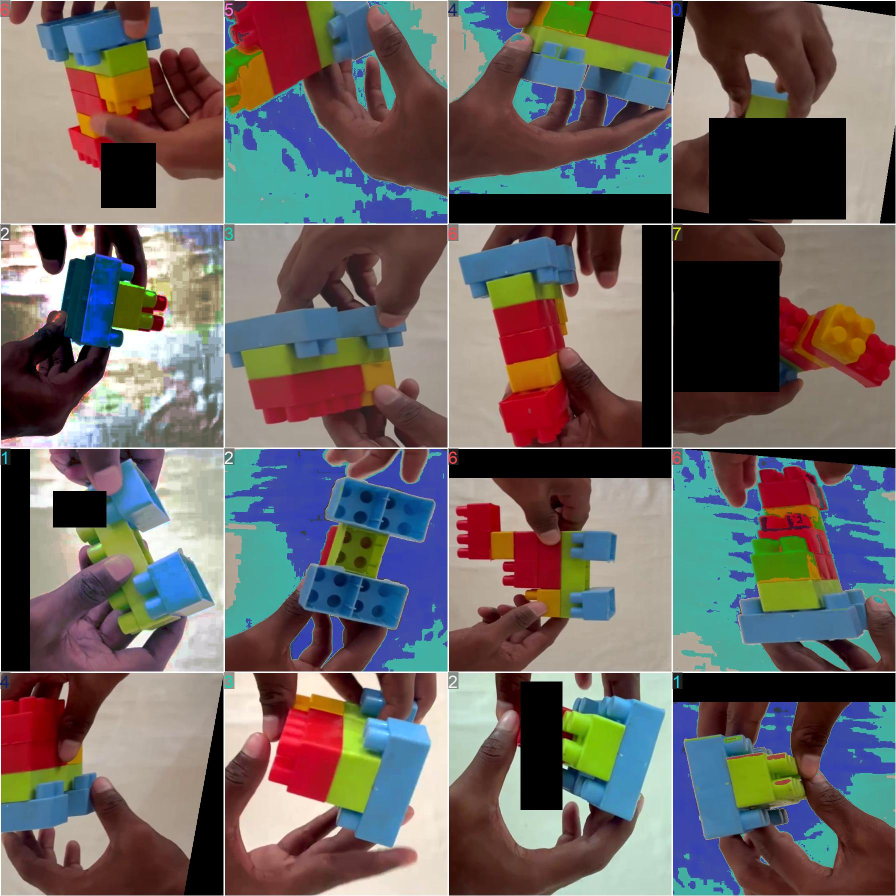
#> input picture runs_classify/block_states/train_batch5202.jpg, 1792 x 1792 px (shown at 1/2 size)
$ python -i live_demo.py   (imports and definitions only)
#> lines starting #> are read from the running program, lines starting #| are printed output that depends on the picture
#> further down, picture is the input picture: shape (1792, 1792, 3); mean B, G, R 98.8, 100.6, 107.9
"""
Live Visual Assembly Checker for Block Assembly Quality Inspection.
Combines:
  - Real-time Object Detection (bounding boxes & incoming block tracking)
  - Focused Assembly Cropping (Green-beam anchor with Picture-in-Picture display)
  - State Machine Strict Sequential Enforcement & Temporal Consensus Smoothing
  - Hand-Stillness Protection (tolerant to in-flight hand placement)
  - Optional non-blocking FastAPI Dashboard Bridge for live performance tracking

Usage:
    python live_demo.py                                     # Auto-detects working webcam
    python live_demo.py --camera 1                          # External USB / DroidCam PC client
    python live_demo.py --camera http://<IP>:4747/video     # DroidCam WiFi IP stream
    python live_demo.py --video <path_to_video.mp4>         # Test on recorded video
    python live_demo.py --image <path_to_image.jpg>         # Inspect single image
    python live_demo.py --dashboard http://localhost:8000   # Stream events to FastAPI dashboard
"""

import queue
import os
import time
import argparse
import threading
import cv2
import numpy as np

from component_detector import ComponentDetector
from state_machine import AssemblyStateMachine
from block_config import BLOCK_COLORS_BGR, STEP_TITLES


class DashboardBridge:
    """
    Non-blocking background bridge that posts real-time assembly events
    and annotated camera frames to the FastAPI performance dashboard backend (backend/main.py).
    """

    # [204 lines left out: functions __init__, update_frame, _start_frame_streamer, _start_event_worker, start_cycle, is_starting and 3 more, not called in this run]


class HandMotionTracker:
    """
    Tracks optical motion and hand activity inside the active assembly ROI.
    Prevents transient sequence rejections or erratic state jumps while operator
    hands are actively in-flight holding or placing a block.
    """

    def __init__(self, motion_threshold=18.0, stillness_duration=0.30):
        self.motion_threshold = motion_threshold
        self.stillness_duration = stillness_duration
        self.prev_gray = None
        self.stillness_start = time.perf_counter()
        self.is_hand_active = False

    def update(self, frame, crop_bbox=None):
        if frame is None:
            return False, 0.0

        h, w = frame.shape[:2]
#> h = 1792; w = 1792
        if crop_bbox and crop_bbox[2] > 40 and crop_bbox[3] > 40:
            cx, cy, cw, ch = crop_bbox
            x1, y1 = max(0, cx - 25), max(0, cy - 25)
            x2, y2 = min(w, cx + cw + 25), min(h, cy + ch + 25)
            roi = frame[y1:y2, x1:x2]
        else:
            roi = frame[int(h * 0.20):int(h * 0.85), int(w * 0.15):int(w * 0.85)]
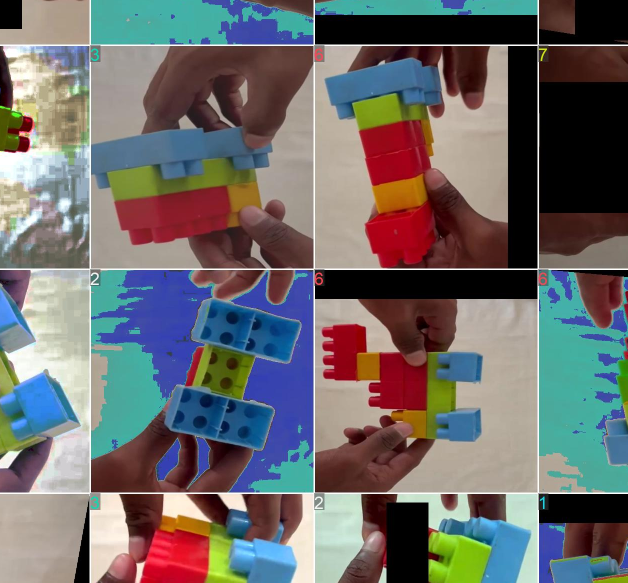
#> roi: shape (1165, 1255, 3) (shown at 1/2 size); mean B, G, R 106.9, 107, 109

        if roi.size == 0:
            return False, 0.0

        gray = cv2.cvtColor(roi, cv2.COLOR_BGR2GRAY)
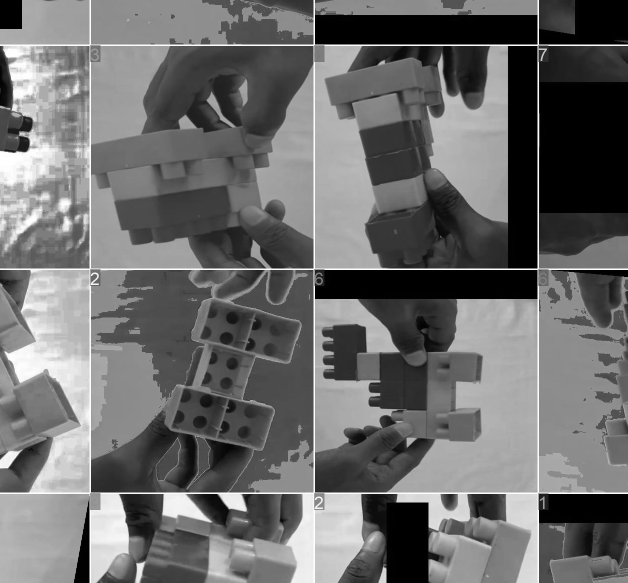
#> gray: shape (1165, 1255) (shown at 1/2 size); min 0, max 255, mean 107.6
        gray = cv2.GaussianBlur(gray, (15, 15), 0)

        motion_score = 0.0
        now = time.perf_counter()

        if self.prev_gray is not None and self.prev_gray.shape == gray.shape:
            diff = cv2.absdiff(self.prev_gray, gray)
            motion_score = float(np.mean(diff))

            if motion_score > self.motion_threshold:
                self.is_hand_active = True
                self.stillness_start = now
            else:
                if now - self.stillness_start >= self.stillness_duration:
                    self.is_hand_active = False

        self.prev_gray = gray
        return self.is_hand_active, motion_score


# [524 lines left out: functions draw_hud, run_image, open_working_camera, run_video, main, not called in this run]


# [2 lines not run here, left out]

>>> import cv2
>>> picture = cv2.imread('runs_classify/block_states/train_batch5202.jpg')
>>> result = HandMotionTracker().update(picture)
#> result = (False, 0)
